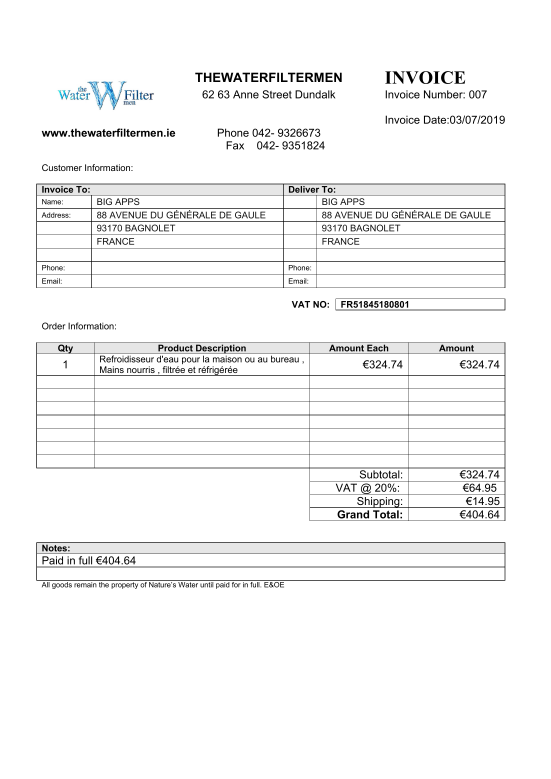
#> input picture data/fact230001-1.png, 1653 x 2337 px, found by its file name (shown at 1/3 size)
$ python main_2.py
#> lines starting #> are read from the running program, lines starting #| are printed output that depends on the picture; after the words box and inside, x2 and y2 are one past the last pixel; in counts of white or black regions, pixels touching at a corner belong together
import cv2
import numpy as np
import matplotlib.pyplot as plt


# Read image from which text needs to be extracted
img = cv2.imread(r"C:\DEV\Table_Detection\data\fact230001-1.png")
#> img is the input picture: shape (2337, 1653, 3); mean B, G, R 245.5, 245.4, 245.3

# Preprocessing the image starts

# Convert the image to gray scale
gray = cv2.cvtColor(img, cv2.COLOR_BGR2GRAY)

# Performing OTSU threshold
ret, thresh1 = cv2.threshold(gray, 0, 255, cv2.THRESH_OTSU | cv2.THRESH_BINARY_INV)
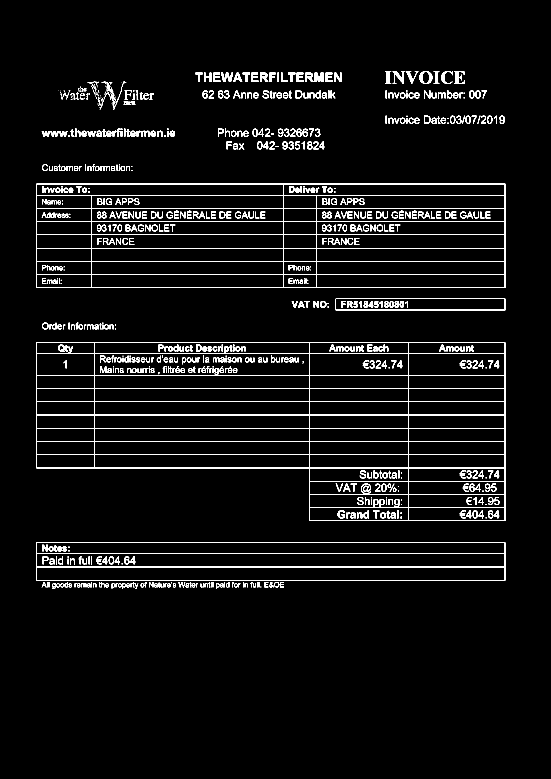
#> thresh1: shape (2337, 1653) (shown at 1/3 size); 3.5% white in thin lines or dots, all inside (x1, y1, x2, y2) = (109, 213, 1516, 1767)
#> ret = 134

# Specify structure shape and kernel size.
# Kernel size increases or decreases the area
# of the rectangle to be detected.
# A smaller value like (10, 10) will detect
# each word instead of a sentence.
rect_kernel = cv2.getStructuringElement(cv2.MORPH_RECT, (18, 18))

# Appplying dilation on the threshold image
dilation = cv2.dilate(thresh1, rect_kernel, iterations=1)
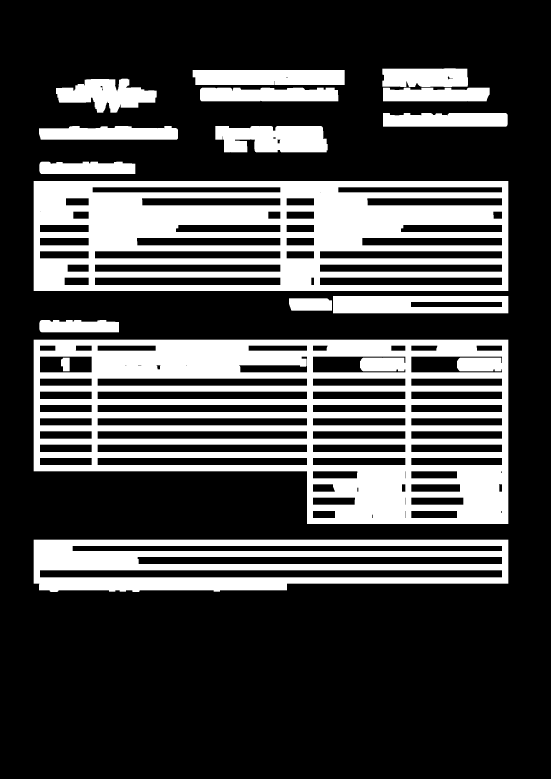
#> dilation: shape (2337, 1653) (shown at 1/3 size); 26.5% white; 16 white regions

# Finding contours
contours, hierarchy = cv2.findContours(dilation, cv2.RETR_EXTERNAL,
                                       cv2.CHAIN_APPROX_NONE)
#> contours = 15 contours; largest, box (x1, y1, x2, y2) and area: (101, 1019, 1525, 1572) 655936, (101, 543, 1525, 873) 468167, (101, 1619, 1525, 1776) 201716, (999, 888, 1525, 940) 26775, (646, 378, 983, 457) 22984


# Creating a copy of image
im2 = img.copy()

# Looping through the identified contours
# Then rectangular part is cropped and passed on
# to pytesseract for extracting text from it
# Extracted text is then written into the text file
for cnt in contours:
    x, y, w, h = cv2.boundingRect(cnt)

    # Drawing a rectangle on copied image
    if h > 30 and w > 30:
        rect = cv2.rectangle(im2, (x, y), (x + w, y + h), (0, 255, 0), 2)
#> this loop made 15 passes
#> (x, y, w, h) on passes 1 to 12: (101, 1619, 1424, 157), (101, 1019, 1424, 553), (118, 960, 239, 37), (867, 895, 129, 37), (999, 888, 526, 52), (101, 543, 1424, 330), (118, 485, 288, 37), (646, 378, 337, 79), (117, 378, 417, 41), (1149, 339, 374, 41), (1149, 263, 320, 41), (600, 263, 415, 41)
#> pass 2, `rect = cv2.rectangle(im2, (x, y), (x + w, y + h), (0, 255, 0), 2)`:
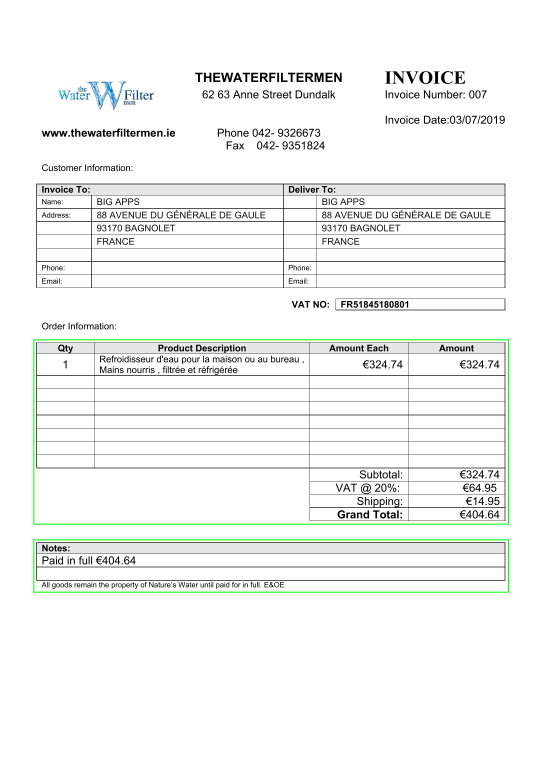
#> rect: shape (2337, 1653, 3) (shown at 1/3 size); mean B, G, R 244.1, 245.4, 243.9
#> pass 3, `rect = cv2.rectangle(im2, (x, y), (x + w, y + h), (0, 255, 0), 2)`:
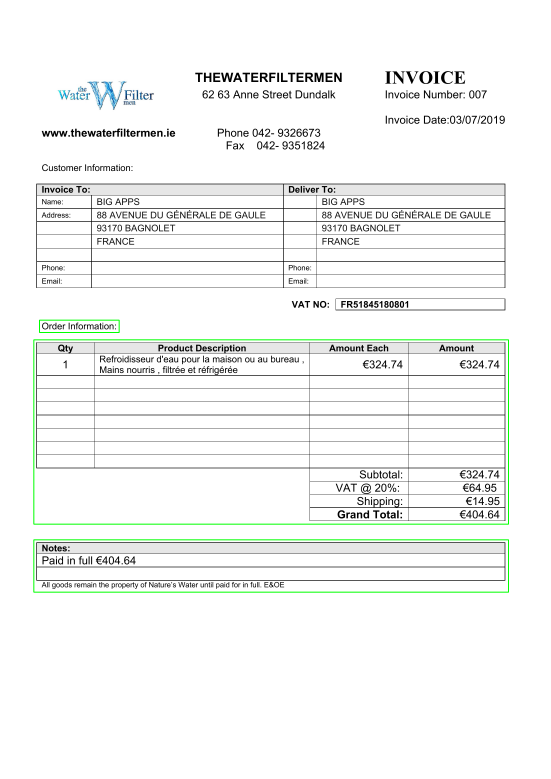
#> rect: shape (2337, 1653, 3) (shown at 1/3 size); 0.04% of pixels changed, all inside (x1, y1, x2, y2) = (117, 959, 359, 999)
#> after the loop:
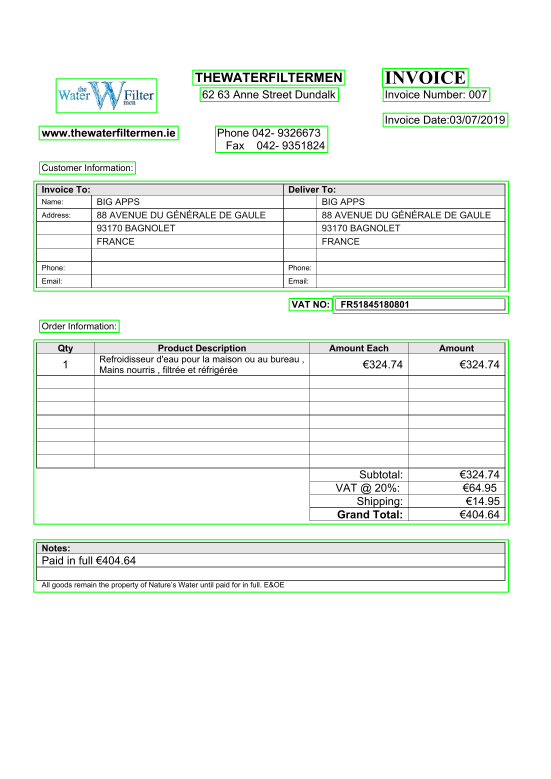
#> im2: shape (2337, 1653, 3) (shown at 1/3 size); 1.54% of pixels changed, all inside (x1, y1, x2, y2) = (100, 204, 1527, 1778)

    # Cropping the text block for giving input to OCR
    #ropped = im2[y:y + h, x:x + w]


img = cv2.resize(im2,(800,700))
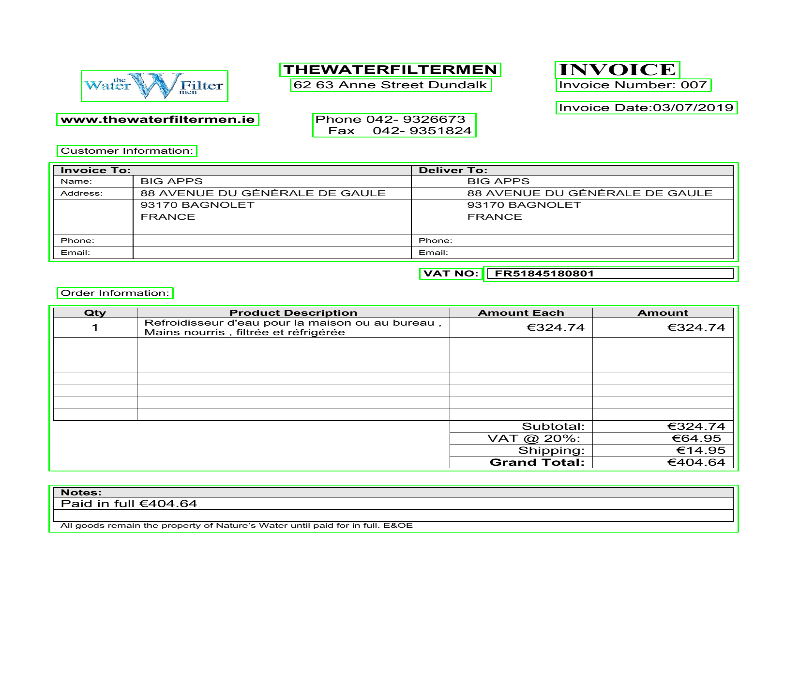
#> img: shape (700, 800, 3); mean B, G, R 241.3, 245.1, 241.1
cv2.imshow("with_line", img)
cv2.waitKey(0)
cv2.destroyWindow("with_line") #close the window

$ run again, with data/0231 - ADBI VAL 1687 - EQA0001-1.png copied over data/fact230001-1.png
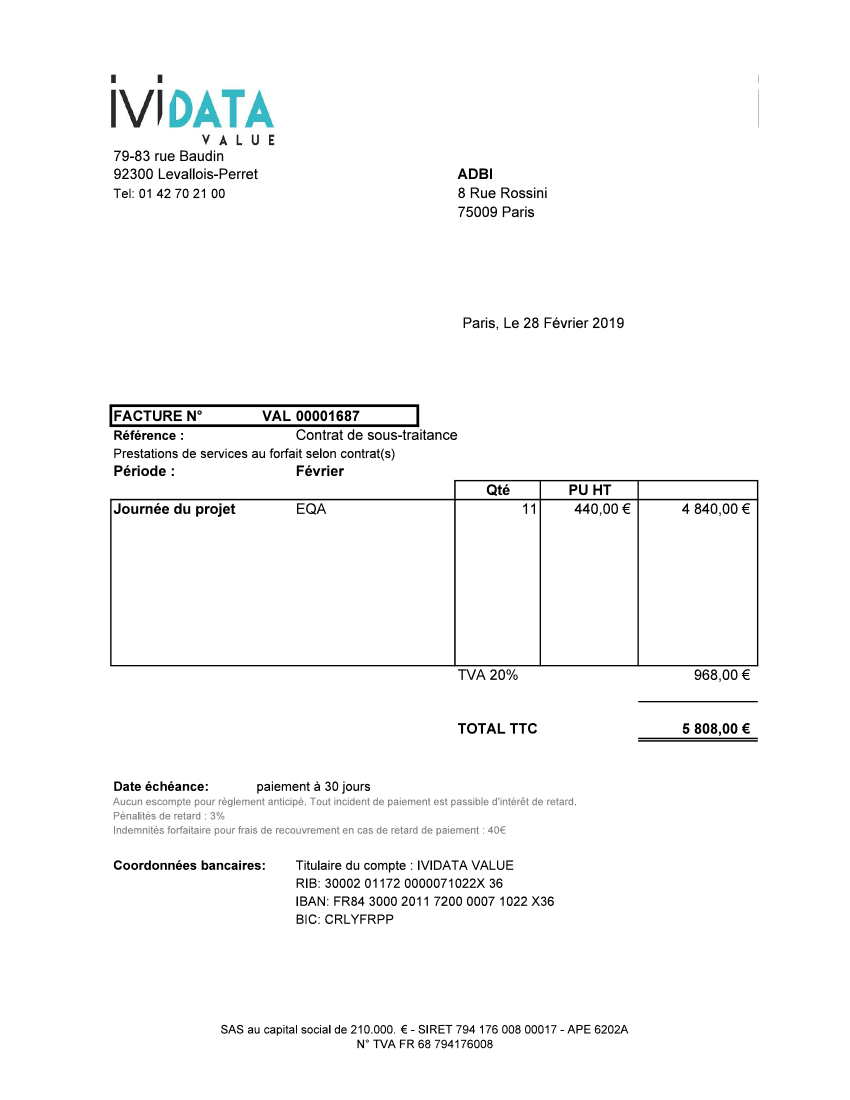
#> input picture data/0231 - ADBI VAL 1687 - EQA0001-1.png, 1700 x 2200 px, found by its file name (shown at 1/2 size)
#> img is the input picture: shape (2200, 1700, 3); mean B, G, R 249.3, 249.3, 249
#> `ret, thresh1 = cv2.threshold(gray, 0, 255, cv2.THRESH_OTSU | cv2.THRES..`:
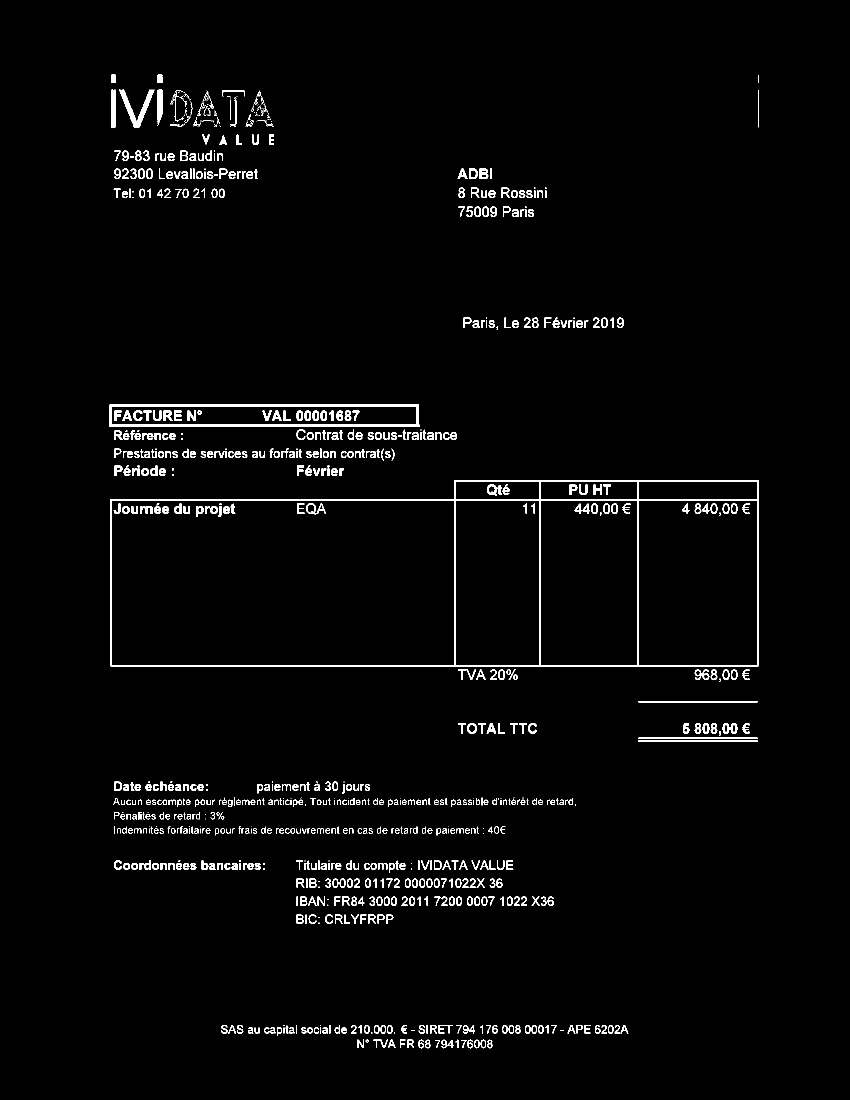
#> thresh1: shape (2200, 1700) (shown at 1/2 size); 2.3% white; 923 white regions (246 under 20 px), largest, box (x1, y1, x2, y2) and area: (220, 960, 1517, 1333) 14964, (219, 809, 839, 854) 6546, (238, 179, 309, 255) 1468
#> ret = 143
#> dilation: shape (2200, 1700); 13.1% white; 14 white regions
#> contours = 14 contours; largest, box (x1, y1, x2, y2) and area: (212, 952, 1526, 1373) 491586, (211, 801, 923, 961) 86878, (219, 1555, 1161, 1680) 70850, (584, 1713, 1117, 1857) 56780, (214, 141, 557, 367) 51195
#> the loop `for cnt in contours:` made 14 passes
#> (x, y, w, h) on passes 1 to 8: (434, 2042, 832, 64), (584, 1713, 533, 144), (220, 1713, 318, 36), (219, 1555, 942, 125), (1268, 1438, 257, 54), (908, 1438, 174, 39), (1268, 1394, 257, 20), (212, 952, 1314, 421)
#> `img = cv2.resize(im2,(800,700))`:
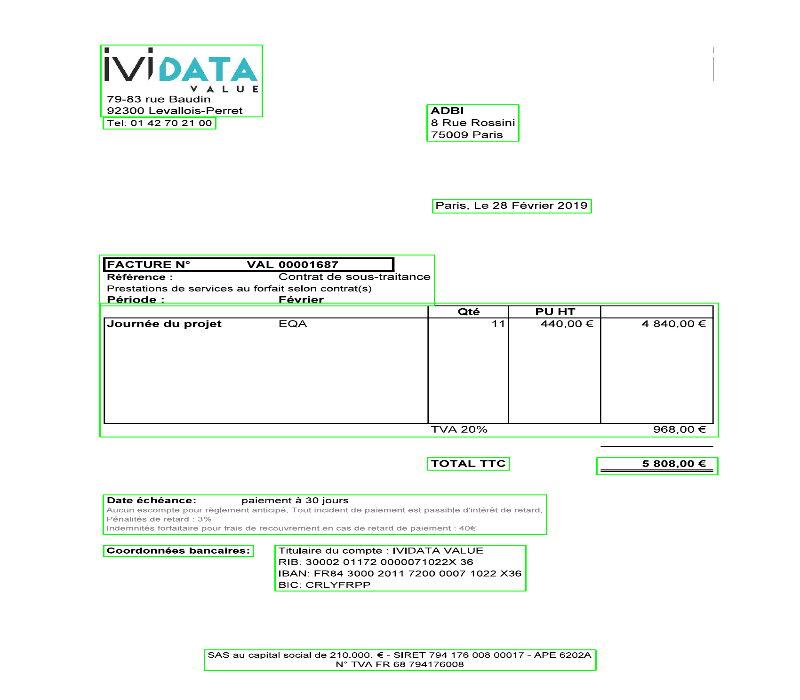
#> img: shape (700, 800, 3); mean B, G, R 246.2, 249.1, 245.9
